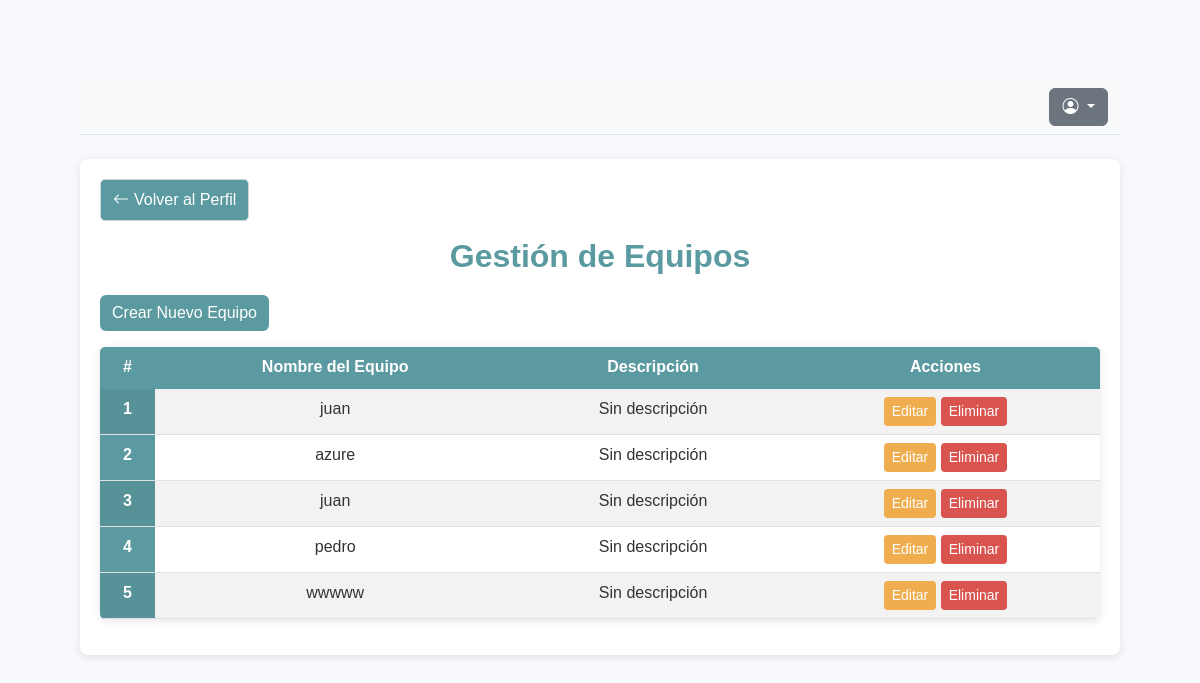
The page /equipos/ on the database as committed earlier.
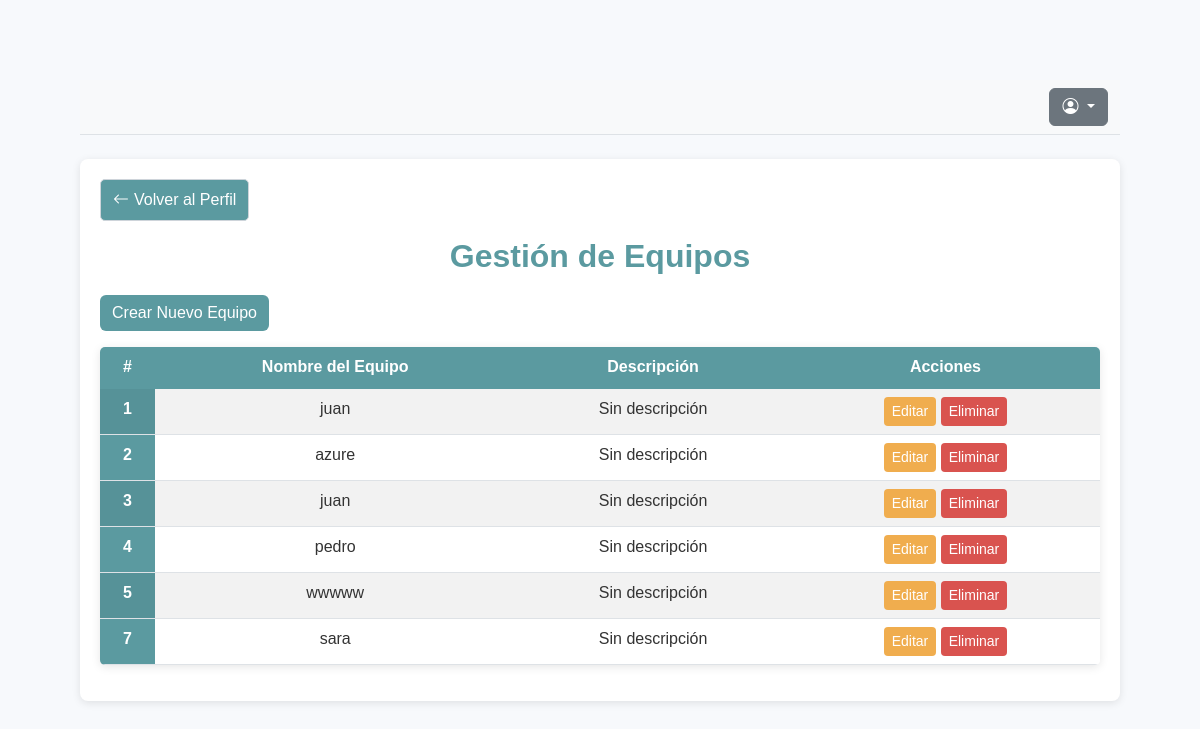
The same page on the database as committed later.
### project/models.py (models this page shows, shortened)
class Equipo(models.Model):
    nombre = models.CharField(max_length=100)
    descripcion = models.TextField(default="Sin descripción")
    miembros = models.ManyToManyField(Usuario)  # Usar tu modelo Usuario

### project/views.py (the view)
# urls.py: path('equipos/', views.listar_equipos, name='listar_equipos'),
def listar_equipos(request):
    equipos = Equipo.objects.prefetch_related('miembros').all()
    equipos_context = []
    for equipo in equipos:
        miembros_actuales = equipo.miembros.all()
        desarrolladores_disponibles = Usuario.objects.filter(rol='Desarrollador').exclude(id__in=miembros_actuales.values_list('id', flat=True))
        equipos_context.append({
            'equipo': equipo,
            'miembros_actuales': miembros_actuales,
            'desarrolladores_disponibles': desarrolladores_disponibles
        })
    return render(request, 'gestion_equipos.html', {'equipos_context': equipos_context})

### project/templates/gestion_equipos.html (shortened to what this page needs)
{% load static %}
<!DOCTYPE html>
<html lang="es">
<head>
    <link href="https://cdn.jsdelivr.net/npm/bootstrap@5.3.3/dist/css/bootstrap.min.css" rel="stylesheet">
    <link href="https://cdn.jsdelivr.net/npm/bootstrap-icons/font/bootstrap-icons.css" rel="stylesheet">
    <link href="{% static 'css/gestion_equipos.css' %}" rel="stylesheet">
</head>
<body>
     <nav class="navbar navbar-expand-lg navbar-light bg-light border-bottom">
         <div class="container-fluid">
             <div class="dropdown ms-auto">
                 <button class="btn btn-secondary dropdown-toggle" type="button" id="perfilMenu" data-bs-toggle="dropdown" aria-expanded="false">
                     <i class="bi bi-person-circle"></i>
                 </button>
             </div>
         </div>
     </nav>
    <div class="container mt-4">
        <a href=""
            class="flecha-regresar mb-3" >
                <i class="bi bi-arrow-left"></i> Volver al Perfil
        </a>
        <h2 class="text-center">Gestión de Equipos</h2>
        <a class="btn btn-primary mb-3" data-bs-toggle="modal" data-bs-target="#crearEquipoModal"  href="{% url 'crear_equipo' %}">Crear Nuevo Equipo</a>
        <table class="table table-striped table-hover">
            <thead>
                <tr>
                    <th scope="col">#</th>
                    <th scope="col">Nombre del Equipo</th>
                    <th scope="col">Descripción</th>
                    <th scope="col">Acciones</th>
                </tr>
            </thead>
            <tbody class="table-group-divider">
                    {% for equipo_context in equipos_context %}
                    <tr>
                        <th scope="row">{{ equipo_context.equipo.id }}</th>
                        <td>{{ equipo_context.equipo.nombre }}</td>
                        <td>{{ equipo_context.equipo.descripcion }}</td>
                        <td>
                            <a class="btn btn-warning btn-sm" data-bs-toggle="modal" data-bs-target="#editarEquipoModal{{ equipo_context.equipo.id }}">Editar</a>
                            <a href="{% url 'eliminar_equipo' equipo_context.equipo.id %}"
                            class="btn btn-danger btn-sm"
                            onclick="return confirm('¿Estás seguro de que deseas eliminar este equipo?')">
                             Eliminar
                         </a>
                        </td>
                    </tr>
                {% endfor %}
            </tbody>
        </table>
</body>
</html>

Rows that differ between the two databases and show on the page:
added Equipo: equipo.id "7", equipo.nombre "sara", equipo.descripcion "Sin descripción"
